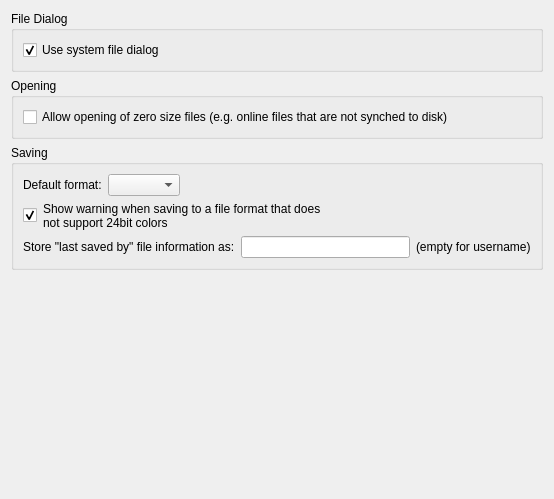
<?xml version="1.0" encoding="UTF-8"?>
<ui version="4.0">
 <class>SaveAs</class>
 <widget class="QWidget" name="SaveAs">
  <property name="geometry">
   <rect>
    <x>0</x>
    <y>0</y>
    <width>554</width>
    <height>499</height>
   </rect>
  </property>
  <layout class="QVBoxLayout" name="verticalLayout_4">
   <item>
    <widget class="QGroupBox" name="groupBox_2">
     <property name="title">
      <string>File Dialog</string>
     </property>
     <layout class="QVBoxLayout" name="verticalLayout_2">
      <item>
       <widget class="QCheckBox" name="UseSystemFileDialog">
        <property name="text">
         <string>Use system file dialog</string>
        </property>
        <property name="checked">
         <bool>true</bool>
        </property>
       </widget>
      </item>
     </layout>
    </widget>
   </item>
   <item>
    <widget class="QGroupBox" name="groupBox_3">
     <property name="title">
      <string>Opening</string>
     </property>
     <layout class="QVBoxLayout" name="verticalLayout_3">
      <item>
       <widget class="QCheckBox" name="OpenZeroSizeFile">
        <property name="text">
         <string>Allow opening of zero size files (e.g. online files that are not synched to disk)</string>
        </property>
       </widget>
      </item>
     </layout>
    </widget>
   </item>
   <item>
    <widget class="QGroupBox" name="groupBox">
     <property name="title">
      <string>Saving</string>
     </property>
     <layout class="QVBoxLayout" name="verticalLayout">
      <item>
       <layout class="QHBoxLayout" name="horizontalLayout_2">
        <item>
         <widget class="QLabel" name="label">
          <property name="text">
           <string>Default format:</string>
          </property>
         </widget>
        </item>
        <item>
         <widget class="QComboBox" name="Filter"/>
        </item>
        <item>
         <spacer name="horizontalSpacer_2">
          <property name="orientation">
           <enum>Qt::Horizontal</enum>
          </property>
          <property name="sizeHint" stdset="0">
           <size>
            <width>40</width>
            <height>20</height>
           </size>
          </property>
         </spacer>
        </item>
       </layout>
      </item>
      <item>
       <layout class="QHBoxLayout" name="horizontalLayout">
        <item>
         <widget class="QCheckBox" name="ColorWarning">
          <property name="text">
           <string/>
          </property>
          <property name="checked">
           <bool>true</bool>
          </property>
         </widget>
        </item>
        <item>
         <widget class="QLabel" name="label_2">
          <property name="text">
           <string>Show warning when saving to a file format that does not support 24bit colors</string>
          </property>
          <property name="wordWrap">
           <bool>true</bool>
          </property>
         </widget>
        </item>
        <item>
         <spacer name="horizontalSpacer">
          <property name="orientation">
           <enum>Qt::Horizontal</enum>
          </property>
          <property name="sizeHint" stdset="0">
           <size>
            <width>40</width>
            <height>20</height>
           </size>
          </property>
         </spacer>
        </item>
       </layout>
      </item>
      <item>
       <layout class="QHBoxLayout" name="horizontalLayout_3">
        <item>
         <widget class="QLabel" name="label_3">
          <property name="text">
           <string>Store &quot;last saved by&quot; file information as:</string>
          </property>
         </widget>
        </item>
        <item>
         <widget class="QLineEdit" name="LastSavedBy">
          <property name="maxLength">
           <number>256</number>
          </property>
         </widget>
        </item>
        <item>
         <widget class="QLabel" name="label_4">
          <property name="text">
           <string>(empty for username)</string>
          </property>
         </widget>
        </item>
       </layout>
      </item>
     </layout>
    </widget>
   </item>
   <item>
    <spacer name="verticalSpacer">
     <property name="orientation">
      <enum>Qt::Vertical</enum>
     </property>
     <property name="sizeHint" stdset="0">
      <size>
       <width>20</width>
       <height>244</height>
      </size>
     </property>
    </spacer>
   </item>
  </layout>
 </widget>
 <resources/>
 <connections/>
</ui>
